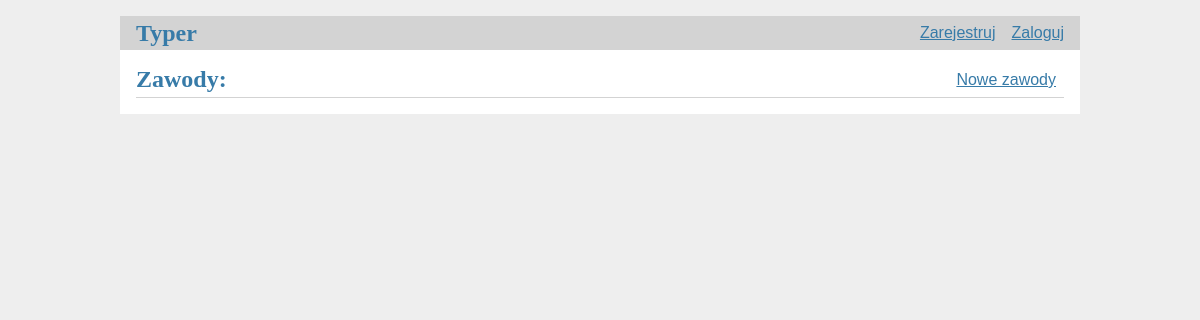
Before: /tournaments/ with the older database file.
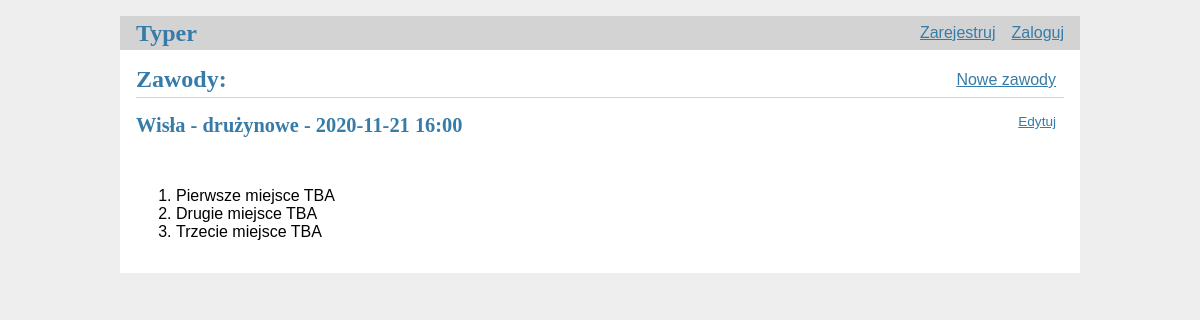
After: the same page with the newer database file.
### tables this page shows
CREATE TABLE tournaments(
    id INTEGER PRIMARY KEY AUTOINCREMENT,
    place TEXT NOT NULL,
    type TEXT NOT NULL,
    date_time DATETIME NOT NULL,
    first_place TEXT NOT NULL DEFAULT "TBA",
    second_place TEXT NOT NULL DEFAULT "TBA",
    third_place TEXT NOT NULL DEFAULT "TBA",
    status TEXT NOT NULL
);

### flaskr/tournaments.py (the view)
@bp.route('/')
def tournaments():
    db = get_db()
    tournaments = db.execute(
        'SELECT id, place, type, date_time, first_place, second_place, third_place'
        ' FROM tournaments ORDER BY date_time DESC'
    ).fetchall()
    return render_template("tournaments/tournaments.html", tournaments=tournaments)

### flaskr/auth.py (called while the page is built)
@bp.before_app_request
def load_logged_in_user():
    user_id = session.get('user_id')
    if user_id is None:
        g.user = None
    else:
        g.user = get_db().execute(
            'SELECT * FROM user WHERE id = ?', (user_id,)
        ).fetchone()

### flaskr/db.py (called while the page is built)
def get_db():
    if 'db' not in g:
        g.db = sqlite3.connect(
            current_app.config['DATABASE'],
            detect_types=sqlite3.PARSE_DECLTYPES
        )
        g.db.row_factory = sqlite3.Row
    return g.db

### flaskr/templates/tournaments/tournaments.html (shortened to what this page needs)
{% extends 'base.html' %}
{% block header %}
    <h1>{% block title %}Zawody:{% endblock %}</h1>
    <a class="action" href="{{ url_for('tournaments.create') }}">Nowe zawody</a>
{% endblock %}
{% block content %}
    {% for post in tournaments %}
        <article class="post">
            <header>
                <div>
                    <h1>{{ post['place'] }} - {{ post['type'] }} - {{ post['date_time'] }}</h1>
                </div>
                <a class="action" href="{{ url_for('tournaments.update', id=post['id'])  }}">Edytuj</a>
            </header>
            <p class="body">
                <ol>
                    <li>Pierwsze miejsce {{ post['first_place'] }}</li>
                    <li>Drugie miejsce {{ post['second_place'] }}</li>
                    <li>Trzecie miejsce {{ post['third_place'] }}</li>
                </ol>
            </p>
        </article>
    {% endfor %}
{% endblock %}

Changed rows visible on the page:
added tournaments: place "Wisła", type "drużynowe", date_time "2020-11-21 16:00", first_place "TBA", second_place "TBA", third_place "TBA"
